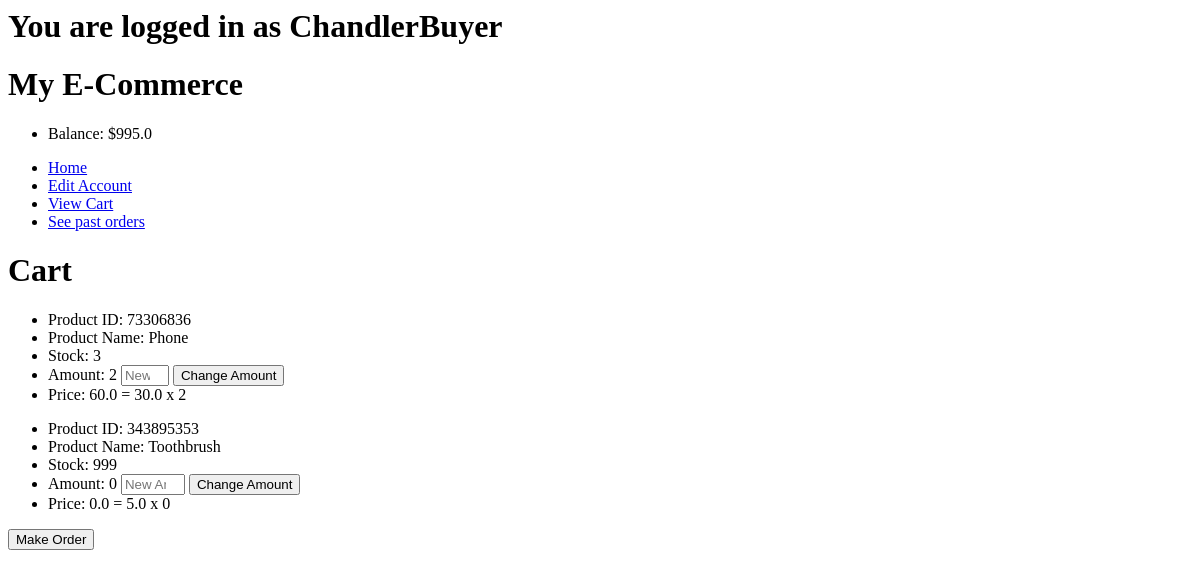
/419912312/buy/cart, run on the app's committed database.
### main/models.py (models this page shows, shortened)
class User(models.Model):
    userID = models.BigIntegerField(primary_key=True)
    username = models.CharField(max_length=50, unique=True)
    password = models.CharField(max_length=200)
    email = models.EmailField()
    role = models.SmallIntegerField()
    balance = models.FloatField(default=0)
    approved = models.BooleanField(default=False)

class Cart(models.Model):
    buyer = models.ForeignKey(User, on_delete=models.CASCADE)
    item = models.ForeignKey(Item, on_delete=models.CASCADE)
    amount = models.IntegerField(default=1)
    price = models.FloatField()

class Item(models.Model):
    itemID = models.BigIntegerField(primary_key=True)
    name = models.CharField(max_length=200)
    category = models.CharField(max_length=100)
    image = models.ImageField(upload_to='main/static/images', default='p')
    description = models.CharField(max_length=300)
    price = models.FloatField(default=0.0)
    stock = models.IntegerField(default=0)
    seller = models.ForeignKey(User, on_delete=models.CASCADE)
    date_added=models.DateField(default=date.today())
    approved = models.BooleanField(default=False)

### main/views.py (the view, shortened to what this page needs)
# urls.py: path("buy/cart", views.viewCart, name="viewCart"),
def viewCart(request, UserID=0):
    userData = User.objects.get(userID=UserID)
    if(userData.role == 0):
        messages.add_message(request, messages.SUCCESS, "This account was rejected by an admin. Please create a new account")
        userData.delete()
    idIsValid = False
    cart = Cart.objects.filter(buyer=userData)
    return render(request, "cart.html", context={"userData":userData, "cart":cart})

### main/templates/cart.html (shortened to what this page needs)
{%extends 'base.html'%}
{%block content%}
{%block title%}<h1>Cart</h1>{%endblock title%}
    <form method = "POST">
        {%for item in cart%}
            <ul>
                <li>Product ID: {{item.item.itemID}}</li>
                <li>Product Name: {{item.item.name}}</li>
                <li>Stock: {{item.item.stock}}</li>
                <li>Amount: {{item.amount}}
                    <input type="number" name="v{{item.id}}" placeholder="New Amount" min=0 max={{item.item.stock}}>
                    <button type="submit" name="changeAmount" value="changeAmount">Change Amount</button>
                </li>
                <li>Price: {{item.price}} = {{item.item.price}} x {{item.amount}}</li>
            </ul>
        {%endfor%}
        <button type="submit" name="makeOrder" value="makeOrder">Make Order</button>
    </form>
{%endblock content%}

### main/templates/base.html (shortened to what this page needs)
{% load static %}
<link rel="stylesheet" href="{% static 'css/styles.css' %}">
<header>
    <div class="logo">
      {% if userData.username %}
      <h1>You are logged in as {{userData.username}}</h1>
      {% endif %}
      <h1>My E-Commerce</h1>
    </div>
    <nav>
        <ul>
            {%if not userData.userID%}
              <li><a href="/">Home</a></li>
              <li><a href="/login">Login</a></li>
              <li><a href="/create">Register</a></li>
            {%else%}
                <li><p>Balance: ${{userData.balance}}</p></li>
              <li><a href="/{{userData.userID}}/main">Home</a></li>
              <li><a href="/{{userData.userID}}/edit">Edit Account</a></li>
                {%if userData.role == 3%}
                    <li><a href="/{{userData.userID}}/auth/users">Authenticate users</a></li>
                    <li><a href="/{{userData.userID}}/auth/items">Authenticate items</a></li>
                {%elif userData.role == 2%}
                    <li><a href="/{{userData.userID}}/sell/makeItem">Add new product</a></li>
                    <li><a href="/{{userData.userID}}/sell/items">See and edit Products</a></li>
                    <li><a href="/{{userData.userID}}/sell/orders">See past ordered items</a></li>
                {%elif userData.role == 1%}
                    <li><a href="/{{userData.userID}}/buy/cart">View Cart</a></li>
                    <li><a href="/{{userData.userID}}/buy/orders">See past orders</a></li>
                {%endif%}
          </ul>
          {%endif%}
    </nav>
  </header>
{%if not userData.userID or userData.approved%}
  {%block content%}
  {%endblock content%}
{%endif%}

### data on the page
User: username "ChandlerBuyer", balance "995.0"
Cart: item.itemID "73306836", item.name "Phone", item.stock "3", amount "2", price "60.0", item.price "30.0"
Cart: item.itemID "343895353", item.name "Toothbrush", item.stock "999", amount "0", price "0.0", item.price "5.0"
